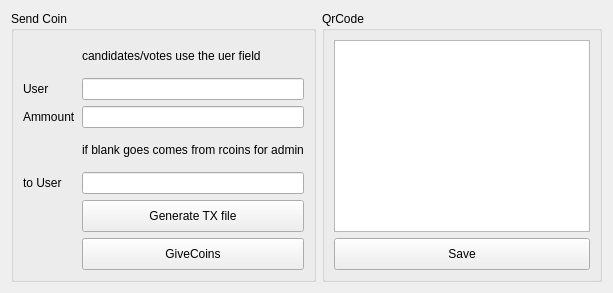
          <widget class="QWidget" name="tab_4">
           <attribute name="title">
            <string>Send</string>
           </attribute>
           <layout class="QGridLayout" name="gridLayout_23">
            <item row="0" column="0">
             <widget class="QGroupBox" name="groupBox_3">
              <property name="title">
               <string>Send Coin</string>
              </property>
              <layout class="QGridLayout" name="gridLayout_7">
               <item row="6" column="1">
                <widget class="QLineEdit" name="givecoinsid2">
                 <property name="text">
                  <string/>
                 </property>
                </widget>
               </item>
               <item row="0" column="1">
                <widget class="QLabel" name="label_35">
                 <property name="text">
                  <string>candidates/votes use the uer field</string>
                 </property>
                </widget>
               </item>
               <item row="6" column="0">
                <widget class="QLabel" name="label_33">
                 <property name="text">
                  <string>to User</string>
                 </property>
                </widget>
               </item>
               <item row="8" column="1">
                <widget class="QPushButton" name="SendCoins">
                 <property name="minimumSize">
                  <size>
                   <width>0</width>
                   <height>32</height>
                  </size>
                 </property>
                 <property name="text">
                  <string>GiveCoins</string>
                 </property>
                </widget>
               </item>
               <item row="2" column="0">
                <widget class="QLabel" name="label_24">
                 <property name="text">
                  <string>User</string>
                 </property>
                </widget>
               </item>
               <item row="2" column="1">
                <widget class="QLineEdit" name="givecoinsid"/>
               </item>
               <item row="3" column="1">
                <widget class="QLineEdit" name="givecoinsammount"/>
               </item>
               <item row="3" column="0">
                <widget class="QLabel" name="label_23">
                 <property name="text">
                  <string>Ammount</string>
                 </property>
                </widget>
               </item>
               <item row="7" column="1">
                <widget class="QPushButton" name="generatetx">
                 <property name="minimumSize">
                  <size>
                   <width>0</width>
                   <height>32</height>
                  </size>
                 </property>
                 <property name="text">
                  <string>Generate TX file</string>
                 </property>
                </widget>
               </item>
               <item row="4" column="1">
                <widget class="QLabel" name="label_34">
                 <property name="text">
                  <string>if blank goes comes from rcoins for admin</string>
                 </property>
                </widget>
               </item>
              </layout>
             </widget>
            </item>
            <item row="0" column="1">
             <widget class="QGroupBox" name="groupBox_9">
              <property name="title">
               <string>QrCode</string>
              </property>
              <layout class="QGridLayout" name="gridLayout_20">
               <item row="0" column="0">
                <widget class="QGraphicsView" name="sendqrcode"/>
               </item>
               <item row="1" column="0">
                <widget class="QPushButton" name="sendSaveqr">
                 <property name="minimumSize">
                  <size>
                   <width>0</width>
                   <height>32</height>
                  </size>
                 </property>
                 <property name="text">
                  <string>Save</string>
                 </property>
                </widget>
               </item>
              </layout>
             </widget>
            </item>
           </layout>
          </widget>
